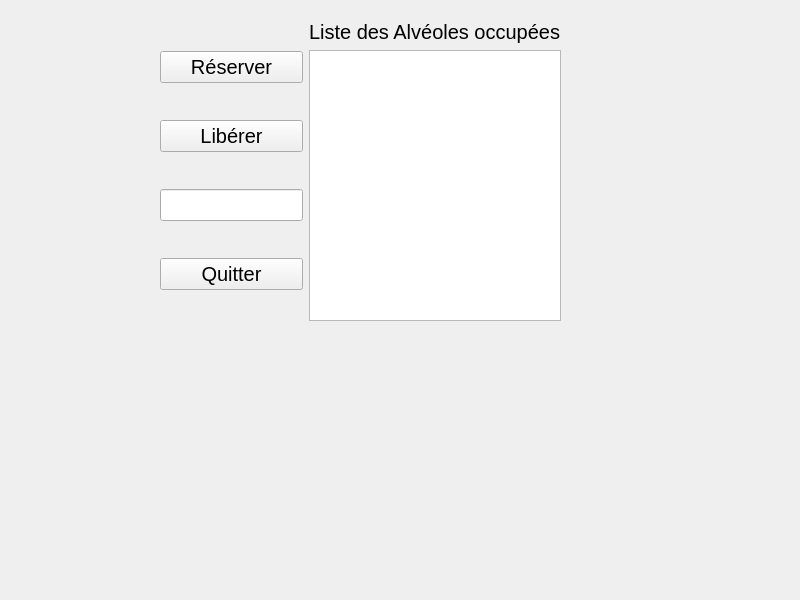
<?xml version="1.0" encoding="UTF-8"?>
<ui version="4.0">
 <class>TestAlveolesLibres</class>
 <widget class="QWidget" name="TestAlveolesLibres">
  <property name="geometry">
   <rect>
    <x>0</x>
    <y>0</y>
    <width>800</width>
    <height>600</height>
   </rect>
  </property>
  <property name="font">
   <font>
    <pointsize>15</pointsize>
   </font>
  </property>
  <property name="windowTitle">
   <string>TestAlveolesLibres</string>
  </property>
  <widget class="QWidget" name="layoutWidget">
   <property name="geometry">
    <rect>
     <x>160</x>
     <y>20</y>
     <width>401</width>
     <height>301</height>
    </rect>
   </property>
   <layout class="QHBoxLayout" name="horizontalLayout">
    <item>
     <layout class="QVBoxLayout" name="verticalLayout">
      <item>
       <widget class="QPushButton" name="pushButtonReserver">
        <property name="text">
         <string>Réserver</string>
        </property>
       </widget>
      </item>
      <item>
       <widget class="QPushButton" name="pushButtonLiberer">
        <property name="text">
         <string>Libérer</string>
        </property>
       </widget>
      </item>
      <item>
       <widget class="QLineEdit" name="lineEditLiberer">
        <property name="readOnly">
         <bool>true</bool>
        </property>
       </widget>
      </item>
      <item>
       <widget class="QPushButton" name="pushButton">
        <property name="text">
         <string>Quitter</string>
        </property>
       </widget>
      </item>
     </layout>
    </item>
    <item>
     <layout class="QVBoxLayout" name="verticalLayout_2">
      <item>
       <widget class="QLabel" name="label">
        <property name="text">
         <string>Liste des Alvéoles occupées</string>
        </property>
       </widget>
      </item>
      <item>
       <widget class="QListWidget" name="listWidgetAlveolesLibres"/>
      </item>
     </layout>
    </item>
   </layout>
  </widget>
 </widget>
 <resources/>
 <connections>
  <connection>
   <sender>pushButton</sender>
   <signal>clicked()</signal>
   <receiver>TestAlveolesLibres</receiver>
   <slot>close()</slot>
   <hints>
    <hint type="sourcelabel">
     <x>246</x>
     <y>264</y>
    </hint>
    <hint type="destinationlabel">
     <x>276</x>
     <y>343</y>
    </hint>
   </hints>
  </connection>
 </connections>
</ui>
